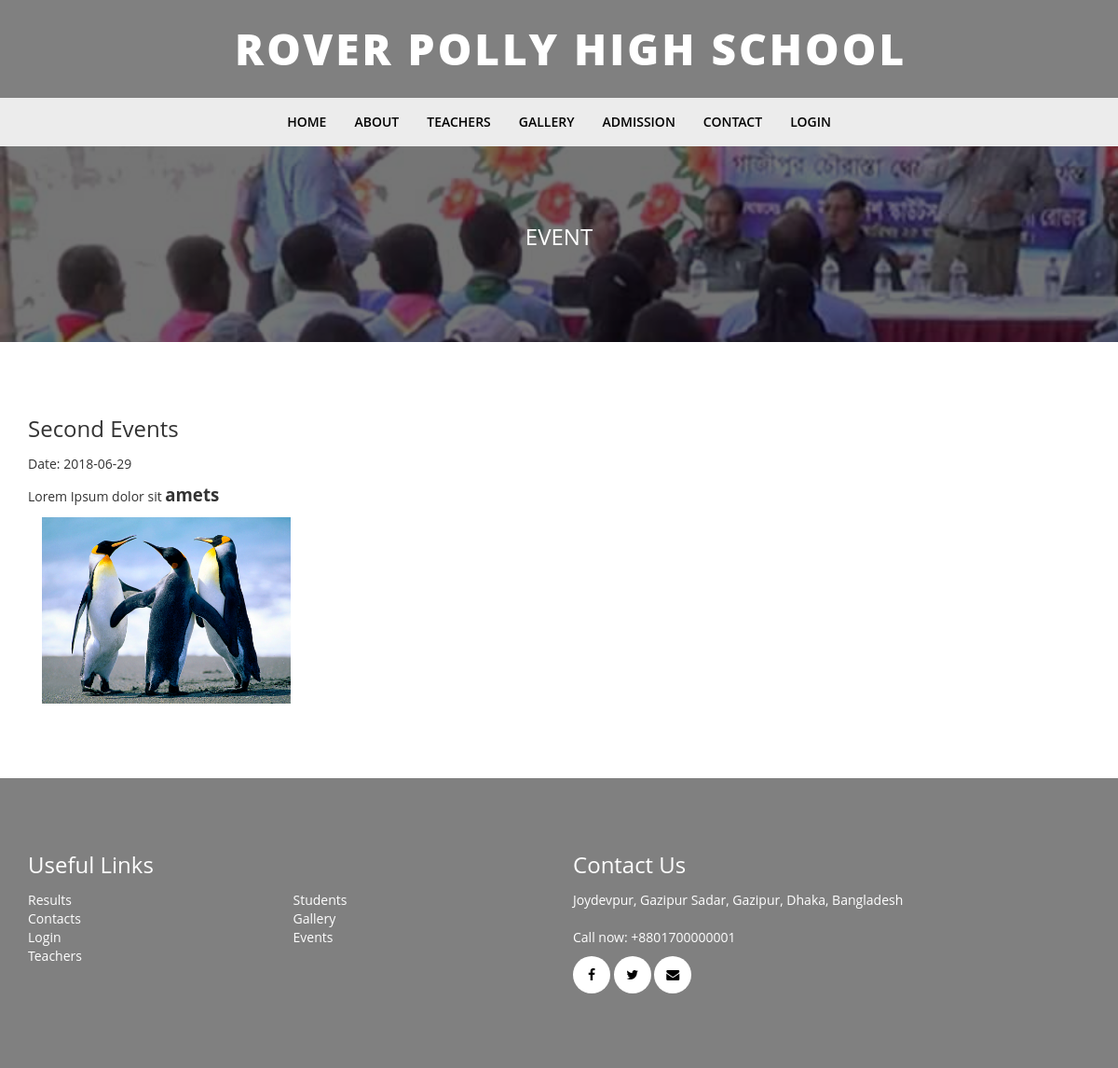
The page /event.php?id=2 on the database its author committed.
### tables this page shows
CREATE TABLE `page_options` (
  `id` int(11) NOT NULL,
  `school_meta_key` varchar(55) NOT NULL,
  `school_meta_value` text
);

CREATE TABLE `event` (
  `id` int(6) NOT NULL,
  `event_title` varchar(255) NOT NULL,
  `event_desc` text,
  `event_date` date NOT NULL,
  `event_image` varchar(255) DEFAULT NULL
);

### functions.php (called while the page is built, shortened)
<?php
require_once "includes/db.php";
function is_user_logged_in() {
	if(isset($_SESSION['user_role'])) {
		return true;
	} else {
		return false;
	}
}
function get_school_name() {
	global $conn;
	$query = "SELECT * FROM page_options WHERE school_meta_key='school_name'";
	$result = mysqli_query($conn, $query);
	if(mysqli_num_rows($result) > 0) {
		$row = mysqli_fetch_assoc($result);
		$school_name = $row['school_meta_value'];
	} else {
		$school_name = 'DEMO SCHOOL';
	}
	return $school_name;
}
function get_school_address() {
	global $conn;
	$query = "SELECT * FROM page_options WHERE school_meta_key='school_address'";
	$result = mysqli_query($conn, $query);
	if(mysqli_num_rows($result) > 0) {
		$row = mysqli_fetch_assoc($result);
		$school_addr = $row['school_meta_value'];
	} else {
		$school_addr = 'Dhaka, Bangladesh';
	}
	return $school_addr;
}

### event.php (the view, shortened to what this page needs)
<?php require_once "includes/header.php"; ?>
  <?php require_once "includes/banner.php" ?>
    <div class="about-section section-padding teacher-section">
        <div class="container">
            <div class="row">
                <div class="col-md-12">
                    <?php
                        if(isset($_GET['id'])) {
                            $get_the_id = $_GET['id'];
                            $query = "SELECT * FROM event WHERE id=$get_the_id";
                            $result = mysqli_query($conn, $query);
                            while($row = mysqli_fetch_assoc($result)) {
                                $event_title = $row['event_title'];
                                $event_desc = $row['event_desc'];
                                $event_date = $row['event_date'];
                                $event_image = $row['event_image'];
                                $img_path = "assets/images/event-images/{$event_image}";
                                echo "<h3>$event_title</h3>";
                                echo "<p>Date: <span class='event-date'>$event_date</span></p>";
                                echo "<p>$event_desc</p>";
                                echo "<div class='col-md-12'>";
                                echo "<img src='$img_path' class='event-img' alt='$event_title' >";
                                echo "</div>";
                            }
                        }
                    ?>
                </div>
            </div>
        </div>
    </div>
<?php require_once "includes/footer.php"; ?>

### includes/header.php (shortened to what this page needs)
<?php
	require_once "functions.php";
?>
<!DOCTYPE html>
<html lang="en">
<head>
	<link rel="stylesheet" tpe="text/css" href="assets/css/bootstrap.min.css">
	<link rel="stylesheet" tpe="text/css" href="assets/css/font-awesome.min.css">
	<link rel="stylesheet" tpe="text/css" href="style.css">
</head>
<body>
	<div class="main-header theme-bg">
		<div class="container">
			<div class="row">
				<div class="col-md-2 text-right">
				</div>
				<div class="col-md-10 text-left">
					<div class="rphs-logo">
						<h2><?php echo get_school_name(); ?></h2>
					</div>
				</div>
			</div>
		</div>
	</div>
	<div class="main-menu-wrap">
		<nav class="navbar">
			<div class="container">
				<div id="navbarCollapse" class="collapse navbar-collapse">
					<ul class="nav navbar-nav text-right">
						<li><a href="index.php">Home</a></li>
						<li><a href="about.php">About</a></li>
						<li><a href="teachers.php">Teachers</a></li>
						<li><a href="gallery.php">Gallery</a></li>
						<li><a href="admission.php">Admission</a></li>
						<li><a href="contact.php">Contact</a></li>
						<?php
							if(!is_user_logged_in()) {
								echo "<li><a href='login.php'>Login</a></li>";
							}
						?>
					</ul>
				</div>
			</div>
		</nav>
	</div>

### includes/footer.php (shortened to what this page needs)
	<div class="footer-wrapper section-padding theme-bg">
		<div class="container">
			<div class="row">
				<div class="col-md-6">
					<h3 class="footer-header">Useful Links</h3>
					<ul class="footer-links">
						<li><a href="result.php">Results</a></li>
						<li><a href="contact.php">Contacts</a></li>
						<li><a href="login.php">Login</a></li>
						<li><a href="teachers.php">Teachers</a></li>
						<li><a href="login.php">Students</a></li>
						<li><a href="gallery.php">Gallery</a></li>
						<li><a href="event.php">Events</a></li>
					</ul>
				</div>
				<div class="col-md-6">
					<h3 class="footer-header">Contact Us</h3>
					<?php echo get_school_address(); ?>
					<ul class="social-profiles">
						<li><a href="https://facebook.com" target="_blank"><i class="fa fa-facebook"></i></a></li>
						<li><a href="https://twitter.com" target="_blank"><i class="fa fa-twitter"></i></a></li>
						<li><a href="mailto:admin@school.com"><i class="fa fa-envelope"></i></a></li>
					</ul>
				</div>
			</div>
		</div>
	</div>
</body>
</html>

### style.css (style rules this page uses)
img { max-width:100%; height: auto; }
h1, h2, h3, h4, h5, h6 { margin:0 0 15px; font-weight: 700px; }
body { font-family: 'Open Sans', sans-serif; }
.section-padding { padding:80px 0; }
.main-header { width: 100%; }
.theme-bg { background: #808080; }
.theme-bg a, .theme-bg h1, .theme-bg h2, .theme-bg h3, .theme-bg h4, .theme-bg p, .theme-bg { color: #fff; }
.main-header .rphs-logo h2 { color: #fff; padding: 27px; margin: 0; font-size: 46px; text-transform: uppercase; letter-spacing: 3px; font-weight: 800; }
.nav li a { color: #000; transition: 0.5s; text-transform: uppercase; font-weight: 600; }
.navbar { margin-bottom: 0px; }
.main-menu-wrap { background: #ececec; }
@media (min-width: 768px) { .navbar-nav { float:none; margin: 0 auto; display: table; table-layout: fixed; } }
ul.footer-links { columns: 2; list-style-type: none; margin: 0; padding: 0; }
ul.social-profiles { margin: 0; padding: 0; list-style-type: none; }
ul.social-profiles li { display: inline-block; }
ul.social-profiles li a { display: block; color: #000; background: #fff; border-radius: 50%; height: 40px; width: 40px; text-align: center; line-height: 40px; }
.event-img { max-height: 200px; }

### rows shown on the page
page_options: school_meta_value "ROVER POLLY HIGH SCHOOL"
event: event_title "Second Events", event_date "2018-06-29", event_desc "Lorem Ipsum dolor sit amets", event_image (picture)
page_options: school_meta_value "Joydevpur, Gazipur Sadar, Gazipur, Dhaka, Bangladesh Call now: +8801700000001"

### other values the page prints
$capitalizePageName "EVENT"
